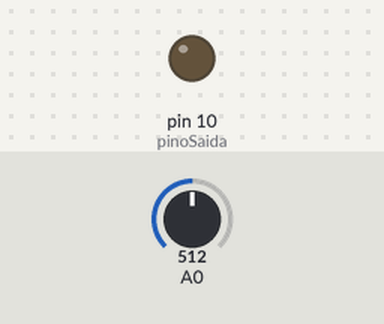
Simulated run of this sketch. Board: Arduino Uno, built with avr-gcc and run on an emulated ATmega328P. Shown: output pins drawn as LEDs (lit = HIGH). The inputs (shaded band) are chosen by the test bench; at power-on: A0 = 512.

Above: at 1.2 s.
1.3 s: A0 set to 12
2.8 s: A0 set to 9
At 3.3 s:
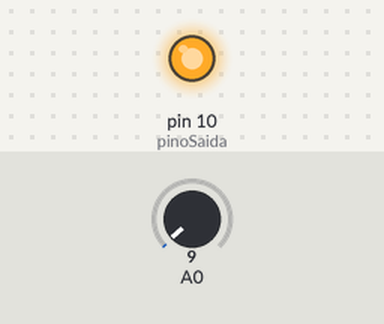
Timing chart, 0 to 5.8 s (numbered marks = the images above; inputs shaded):
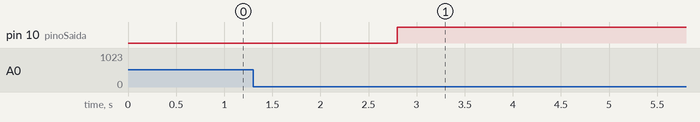

Measured:
- the behaviour switches between 11 and 10 on A0 (found by bisection; images 0 and 1)
- after the input at 1.3 s, every drawn part: stays the same
- after the input at 2.8 s, pin 10 (pinoSaida): LOW → HIGH at once

The sketch:

Circuito_RC.ino
```cpp
//Define as variáveis
int pinoSaida = 10;
long tempoInicial;
long tempoFinal;
long tempoTotal;
double capacitancia;
int pinoCapacitor;
double resistencia = 1000.0;

void setup() {
  //Configura o pino para saída
  pinMode(pinoSaida,OUTPUT);
  digitalWrite(pinoSaida,LOW);

  //Configura a velocidade da serial
  Serial.begin(9600);
}

void loop() {

  //Coloca o pino em estado baixo para descarregar o capacitor
  digitalWrite(pinoSaida,LOW);

  //Lê a tensão no capacitor
  pinoCapacitor = analogRead(A0);

  //Continua a descarga do capacitor enquanto a sua tensão for maior que 0,05 Volts
  while(pinoCapacitor > 10) { //Se 1023 corresponde a 5 Volts, então 0,05 Volts corresponde a 10
    pinoCapacitor = analogRead(A0);
  }

  //Marca o tempo inicial
  tempoInicial = micros();

  //Coloca o pino em estado alto para carregar o capacitor
  digitalWrite(pinoSaida,HIGH);

  //Continua a carga do capacitor enquanto sua tensão for menor que 3,16 Volts (63,2% de 5 Volts)
  while(pinoCapacitor < 647) { //Se 1023 corresponde a 5 Volts, então 3,16 Volts corresponde a 647
    pinoCapacitor = analogRead(A0);
  }

  //Marca o tempo final
  tempoFinal = micros();

  //Calcula o tempo total (constante de tempo)
  tempoTotal = tempoFinal - tempoInicial;

  //Calcula a capacitância
  capacitancia = tempoTotal / resistencia;

  //Envia o valor do capacitor pela serial
  Serial.println("Capacitância: " + (String)capacitancia);

}
```
